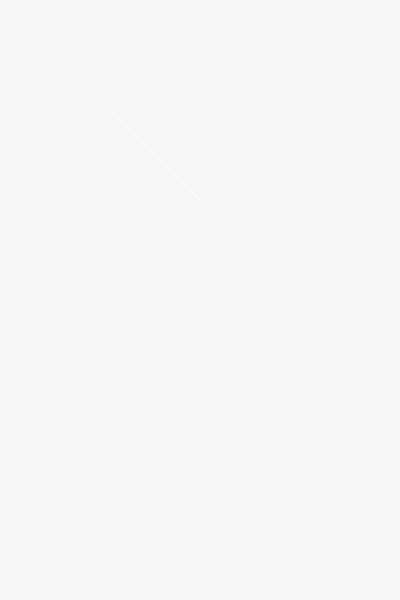
Frame 1 (no input)
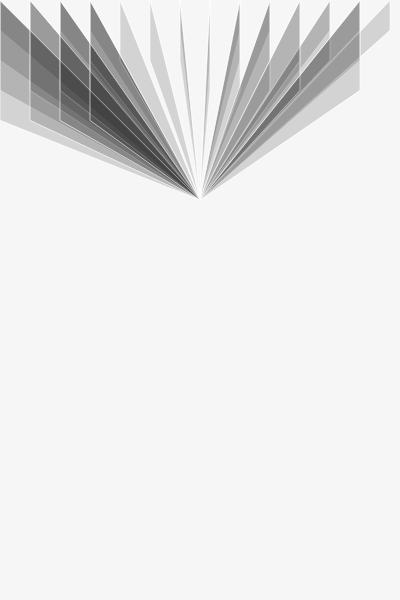
Frame 60 (no input)
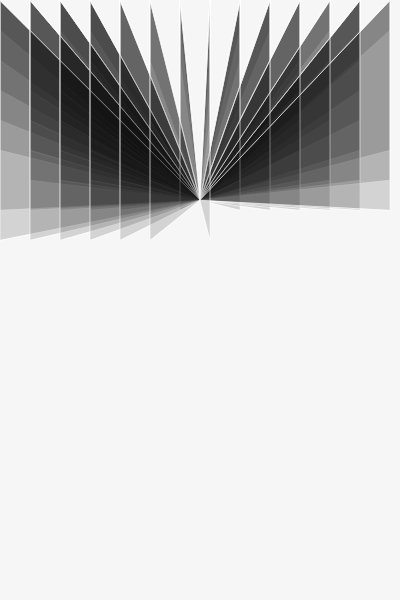
Frame 120 (the mouse pressed at the canvas centre since frame 60)

The p5.js sketch that drew these frames (run headless with seeded random() and noise() and a simulated clock; from frame 60 on, the mouse is pressed at the canvas centre):

// p5.js sketch
// ── sketch.js
let x = 0;
let y = 0;
let i = 0;
let spacing = 30;

function setup() {
  createCanvas(400, 600);
  background(20, 30, 10, 10);
}

function draw() {
  stroke(0);
  if (random(0.6) < 0.5) {
    stroke(300);
    strokeWeight(0.6);
    fill(20, 40);
    triangle(200, 200, x, spacing / 80, x, y);
  }
  x = x + spacing;
  if (x > width) {
    x = 0;
    y = y + spacing;
  }
}
